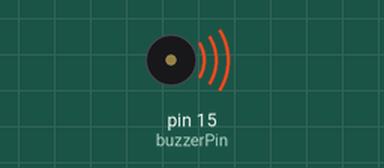
A program run on a simulated Raspberry Pi (header pin numbers). Shown: buzzer (waves = sounding). What the program prints to the terminal is not drawn.

Above: at 0.1 s.
Timing chart, 0 to 40.0 s (numbered marks = the images above):
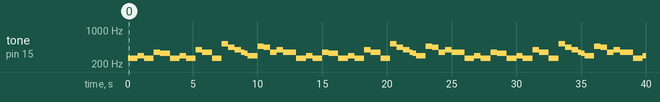

The program:

birthdaySong.py
```python
#***************************************************************************************
#*                                                                                     *
#*  Title:            Birthday Song using Piezo Buzzer                                 *
#*                                                                                     *
#*  Description:      demonstration of birthday song played using piezo buzzer on Pi   *
#*                                                                                     *
#*  Author:           Jayant Bhalla, Amity University                                  *
#*                                                                                     *
#*  Date:             28th August, 2017                                                *
#***************************************************************************************

#header file to control Pi's GPIO pins
import RPi.GPIO as GPIO
from time import sleep

#the frequency of the main 7 notes of piano stored into variables
note1 = 262
note2 = 294
note3 = 330
note4 = 349
note5 = 392
note6 = 440
note7 = 466

#this is the high scale for the note1
note8 = 524

#assigning a variable to the pin number
buzzerPin = 15

#sets the mode to access pins by pin numbers on the pi
GPIO.setmode(GPIO.BOARD)

#sets the buzzer pin to give output
GPIO.setup(buzzerPin, GPIO.OUT)

#assigning instance of PWM to a variable
bz = GPIO.PWM(buzzerPin, 100)

#time interval between 2 consecutive notes
delay = 0.5

def birthdaySong():

    #start the PWM 90% duty cycle. highest is 100(makes the pi slower and buzzer gives a screaching sound)
    bz.start(90)
    GPIO.output(buzzerPin, True)

    bz.ChangeFrequency(note1)
    sleep(delay / 2)
    bz.ChangeFrequency(note1)
    sleep(delay)
    bz.ChangeFrequency(note2)
    sleep(delay)
    bz.ChangeFrequency(note1)
    sleep(delay + 0.25)
    bz.ChangeFrequency(note4)
    sleep(delay)
    bz.ChangeFrequency(note3)
    sleep(delay + 0.25)

    bz.ChangeFrequency(note1)
    sleep(delay / 2)
    bz.ChangeFrequency(note1)
    sleep(delay)
    bz.ChangeFrequency(note2)
    sleep(delay)
    bz.ChangeFrequency(note1)
    sleep(delay + 0.25)
    bz.ChangeFrequency(note5)
    sleep(delay)
    bz.ChangeFrequency(note4)
    sleep(delay + 0.25)

    bz.ChangeFrequency(note1)
    sleep(delay / 2)
    bz.ChangeFrequency(note1)
    sleep(delay)
    bz.ChangeFrequency(note8)
    sleep(delay)
    bz.ChangeFrequency(note6)
    sleep(delay)
    bz.ChangeFrequency(note5)
    sleep(delay)
    bz.ChangeFrequency(note4)
    sleep(delay / 2)
    bz.ChangeFrequency(note3)
    sleep(delay / 2)
    bz.ChangeFrequency(note2)
    sleep(delay + 0.25)

    bz.ChangeFrequency(note7)
    sleep(delay / 2)
    bz.ChangeFrequency(note7)
    sleep(delay / 2)
    bz.ChangeFrequency(note6)
    sleep(delay)
    bz.ChangeFrequency(note4)
    sleep(delay)
    bz.ChangeFrequency(note5)
    sleep(delay)
    bz.ChangeFrequency(note4)
    sleep(delay * 2)


try:
    print('press ctrl + c to quit')
    #plays the birthday song untill interrupted by the user
    while(True):
        birthdaySong()

except KeyboardInterrupt:
    GPIO.cleanup()

finally:
    GPIO.cleanup()

# GPIO.cleanup() cleans the alloted pin numbers on exiting the python script
    
```

Measured:
- by itself, tone on pin 15 (buzzerPin): plays 262 Hz for 0.75 s, 294 Hz for 0.50 s, 262 Hz for 0.75 s, 349 Hz for 0.50 s, 330 Hz for 0.75 s, 262 Hz for 0.75 s … (68 notes in this stretch)
